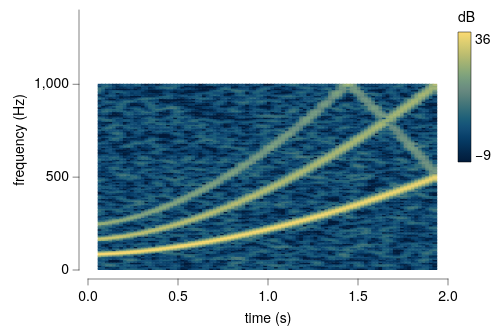

Vega-Lite specification for this chart:
### Vega-Lite specification from a JSON file in a GitHub repository (floating-point values rounded to 4 significant figures; data arrays with more than 128 entries replaced by an {"elided": "..."} marker saying what was removed)
{"background": null, "config": {"arc": {"fill": "#DBDBDB", "fillOpacity": 1.0, "innerRadius": 32.5, "padAngle": 0.03, "stroke": "black", "strokeOpacity": 1, "strokeWidth": 0.25}, "area": {"fill": "#DBDBDB", "fillOpacity": 1.0, "stroke": "black", "strokeOpacity": 1, "strokeWidth": 0.25}, "axis": {"domain": true, "domainCap": "round", "domainColor": "black", "domainWidth": 0.25, "grid": false, "gridCap": "round", "gridColor": "#F1F1F1", "gridDash": [0, 0], "gridOpacity": 1.0, "gridWidth": 0.25, "labelColor": "black", "labelFont": "Helvetica Neue", "labelFontSize": 7, "labelFontStyle": "normal", "labelFontWeight": 400, "offset": 4.5, "ticks": true, "tickCap": "round", "tickColor": "black", "tickRound": false, "tickSize": 3, "tickWidth": 0.25, "titleColor": "black", "titleFont": "Helvetica Neue", "titleFontSize": 7, "titleFontStyle": "normal", "titleFontWeight": 400}, "axisX": {"domain": true, "labelAlign": "center", "labelAngle": 0, "labels": true, "ticks": true, "translate": 0}, "axisY": {"domain": true, "labelAlign": "right", "labelAngle": 0, "labels": true, "ticks": true, "translate": 0}, "axisRight": {"domain": true, "labelAlign": "left", "labelAngle": 0, "labels": true, "ticks": true, "translate": 0}, "axisTop": {"domain": true, "labelAlign": "center", "labelAngle": 0, "labels": true, "ticks": true, "translate": 0}, "axisBand": {"tickOffset": 0}, "bar": {"fill": "#DBDBDB", "fillOpacity": 1.0, "stroke": "black", "strokeOpacity": 1, "strokeWidth": 0.25}, "boxplot": {"size": 11.7, "ticks": {"cornerRadius": 0.25, "fill": "black", "opacity": 1, "size": 5.85, "thickness": 0.25}, "box": {"fillOpacity": 1.0, "stroke": "black", "strokeOpacity": 1, "strokeWidth": 0.25}, "median": {"cornerRadius": 0, "fill": "black", "fillOpacity": 1.0, "opacity": 1, "size": 11.7, "thickness": 0.25}, "rule": {"fill": "black", "fillOpacity": 1.0, "size": 13.0, "stroke": "black", "strokeDash": [0, 0], "strokeOpacity": 1, "strokeWidth": 0.25}, "outliers": {"color": "black", "fill": "black", "fillOpacity": 1.0, "size": 0, "stroke": "black", "strokeOpacity": 1, "strokeWidth": 0.25}}, "circle": {"fill": "black", "fillOpacity": 1.0, "size": 0.65, "stroke": null, "strokeOpacity": 1, "strokeWidth": 0.25}, "errorband": {"band": {"fillOpacity": 0.6, "stroke": null, "strokeWidth": 0.25, "strokeOpacity": 1}, "borders": {"opacity": 0, "strokeOpacity": 0.25, "strokeWidth": 1}}, "errorbar": {"opacity": 1, "rule": {"strokeDash": [0, 0], "strokeWidth": 0.25}, "ticks": {"color": "black", "cornerRadius": 0.125, "opacity": 1, "size": 7.8, "thickness": 0.25}, "thickness": 0.25}, "font": "Helvetica Neue", "geoshape": {"fill": "#DBDBDB", "fillOpacity": 1.0, "stroke": "black", "strokeOpacity": 1, "strokeWidth": 0.25}, "header": {"labelColor": "black", "labelFont": "Helvetica Neue", "labelFontSize": 7, "labelFontStyle": "normal", "labelFontWeight": 400, "titleColor": "black", "titleFont": "Helvetica Neue", "titleFontSize": 7, "titleFontStyle": "normal", "titleFontWeight": 400, "titlePadding": 0}, "legend": {"disable": false, "offset": 4.5, "titlePadding": 4, "labelOffset": 2, "gradientLabelOffset": 2, "gradientLength": 65.0, "gradientThickness": 6.5, "gradientOpacity": 1.0, "gradientStrokeColor": "black", "gradientStrokeWidth": 0.25, "labelColor": "black", "labelFont": "Helvetica Neue", "labelFontSize": 7, "labelFontStyle": "normal", "labelFontWeight": 400, "strokeColor": "black", "strokeWidth": 0, "symbolSize": 42, "symbolStrokeColor": "black", "symbolStrokeWidth": 0.25, "titleColor": "black", "titleFont": "Helvetica Neue", "titleFontSize": 7, "titleFontStyle": "normal", "titleFontWeight": 400}, "line": {"color": "black", "stroke": "black", "strokeCap": "round", "strokeDash": [0, 0], "strokeOpacity": 1, "strokeWidth": 0.375}, "point": {"filled": true, "fill": "#DBDBDB", "fillOpacity": 1.0, "size": 6.5, "stroke": "black", "strokeOpacity": 1, "strokeWidth": 0.25}, "range": {"category": ["#C6D9F1", "#F1C9CB", "#FEF0B9", "#CEE37A", "#7AA8E0", "#E589A3", "#FDDD5D", "#68B961", "#4177B1", "#C35082", "#E5C227", "#438156"], "diverging": {"scheme": ["#C35082", "#CE6D94", "#D989A7", "#E2A4BA", "#EABFCE", "#F1DBE2", "#F6F6F6", "#D7E0EB", "#B9CBE0", "#9BB6D5", "#7DA1C9", "#5F8CBD", "#4177B1"]}, "heatmap": {"scheme": ["#011A39", "#032B50", "#063D68", "#165179", "#266579", "#47777A", "#68887F", "#779C7F", "#96AD75", "#B9BB70", "#DACC71", "#FDDB72"]}, "ordinal": {"scheme": ["#F1F1F1", "#DBDBDB", "#C6C6C6", "#B2B2B2", "#9D9D9D", "#898989", "#767676", "#636363", "#515151", "#404040", "#2F2F2F", "#1F1F1F"]}, "ramp": {"scheme": ["#32022B", "#43044D", "#4C196E", "#4D338C", "#484DA6", "#3A68BB", "#1D83CA", "#1D9CCB", "#23B5C9", "#28CDC5", "#4DE0B4", "#91EE9F"]}}, "rule": {"color": "black", "stroke": "black", "strokeCap": "round", "strokeDash": [2, 2], "strokeOpacity": 1, "strokeWidth": 0.25}, "scale": {"bandPaddingInner": 0.1, "bandPaddingOuter": 0.1, "round": false}, "rect": {"fill": "#DBDBDB", "fillOpacity": 1.0, "stroke": "black", "strokeOpacity": 1, "strokeWidth": 0.25}, "square": {"fill": "#DBDBDB", "fillOpacity": 1.0, "size": 13.0, "stroke": "black", "strokeOpacity": 1, "strokeWidth": 0.25}, "text": {"color": "black", "font": "Helvetica Neue", "fontSize": 7, "fontStyle": "normal", "fontWeight": 400}, "tick": {"color": "black", "cornerRadius": 0.125, "opacity": 1.0, "size": 11.7, "thickness": 0.25}, "title": {"anchor": "middle", "frame": "group", "color": "black", "font": "Helvetica Neue", "fontSize": 7, "fontStyle": "normal", "fontWeight": 400, "subtitleColor": "black", "subtitleFont": "Helvetica Neue", "subtitleFontSize": "Helvetica Neue", "subtitleFontStyle": "normal", "subtitleFontWeight": 400}, "trail": {"color": "black", "opacity": 1, "size": 0.375}, "view": {"continuousWidth": 180, "continuousHeight": 130, "discreteWidth": 180, "discreteHeight": 130, "fill": null, "stroke": null, "strokeWidth": 0.25}}, "data": {"name": "data-d58069456d3d1b7d8d72524f92b4bc8d"}, "mark": {"type": "rect", "clip": true, "stroke": null}, "encoding": {"color": {"field": "power", "title": "dB", "type": "quantitative"}, "x": {"field": "t0", "scale": {"domain": [0, 2.0], "nice": false}, "title": "time (s)", "type": "quantitative"}, "x2": {"field": "t1"}, "y": {"field": "f0", "scale": {"domain": [0, 1400], "nice": false}, "title": "frequency (Hz)", "type": "quantitative"}, "y2": {"field": "f1"}}, "$schema": "https://vega.github.io/schema/vega-lite/v6.4.1.json", "datasets": {"data-d58069456d3d1b7d8d72524f92b4bc8d": {"elided": "12032 records"}}}
